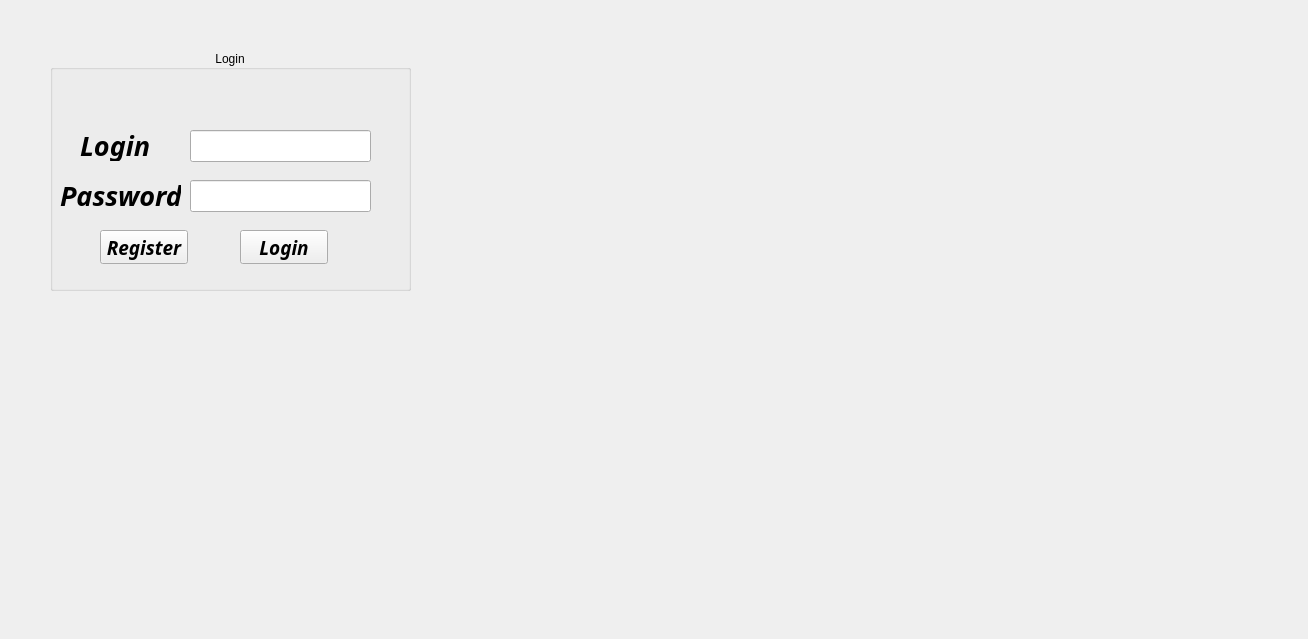
<?xml version="1.0" encoding="UTF-8"?>
<ui version="4.0">
 <class>Authentication</class>
 <widget class="QMainWindow" name="Authentication">
  <property name="geometry">
   <rect>
    <x>0</x>
    <y>0</y>
    <width>1308</width>
    <height>639</height>
   </rect>
  </property>
  <property name="windowTitle">
   <string>Authentication</string>
  </property>
  <property name="windowIcon">
   <iconset>
    <normaloff>:/images/images/iconRegistration.jpg</normaloff>:/images/images/iconRegistration.jpg</iconset>
  </property>
  <property name="styleSheet">
   <string notr="true">#centralwidget {

border-image: url(:/images/backgroundAunthetication.jpg);

}</string>
  </property>
  <widget class="QWidget" name="centralwidget">
   <widget class="QGroupBox" name="groupBox">
    <property name="geometry">
     <rect>
      <x>50</x>
      <y>50</y>
      <width>361</width>
      <height>241</height>
     </rect>
    </property>
    <property name="title">
     <string>Login</string>
    </property>
    <property name="alignment">
     <set>Qt::AlignCenter</set>
    </property>
    <widget class="QLabel" name="labelLogin">
     <property name="geometry">
      <rect>
       <x>30</x>
       <y>80</y>
       <width>81</width>
       <height>31</height>
      </rect>
     </property>
     <property name="font">
      <font>
       <family>STIX</family>
       <pointsize>20</pointsize>
       <weight>75</weight>
       <italic>true</italic>
       <bold>true</bold>
      </font>
     </property>
     <property name="cursor">
      <cursorShape>ArrowCursor</cursorShape>
     </property>
     <property name="text">
      <string>Login</string>
     </property>
    </widget>
    <widget class="QLineEdit" name="lineLogin">
     <property name="geometry">
      <rect>
       <x>140</x>
       <y>80</y>
       <width>181</width>
       <height>32</height>
      </rect>
     </property>
    </widget>
    <widget class="QLineEdit" name="linePassword">
     <property name="geometry">
      <rect>
       <x>140</x>
       <y>130</y>
       <width>181</width>
       <height>32</height>
      </rect>
     </property>
     <property name="echoMode">
      <enum>QLineEdit::Password</enum>
     </property>
    </widget>
    <widget class="QLabel" name="labelPassword">
     <property name="geometry">
      <rect>
       <x>10</x>
       <y>130</y>
       <width>121</width>
       <height>31</height>
      </rect>
     </property>
     <property name="font">
      <font>
       <family>STIX</family>
       <pointsize>20</pointsize>
       <weight>75</weight>
       <italic>true</italic>
       <bold>true</bold>
      </font>
     </property>
     <property name="cursor">
      <cursorShape>ArrowCursor</cursorShape>
     </property>
     <property name="text">
      <string>Password</string>
     </property>
    </widget>
    <widget class="QPushButton" name="buttonRegister">
     <property name="geometry">
      <rect>
       <x>50</x>
       <y>180</y>
       <width>88</width>
       <height>34</height>
      </rect>
     </property>
     <property name="font">
      <font>
       <family>STIX</family>
       <pointsize>14</pointsize>
       <weight>75</weight>
       <italic>true</italic>
       <bold>true</bold>
      </font>
     </property>
     <property name="text">
      <string>Register</string>
     </property>
    </widget>
    <widget class="QPushButton" name="buttonLogin">
     <property name="geometry">
      <rect>
       <x>190</x>
       <y>180</y>
       <width>88</width>
       <height>34</height>
      </rect>
     </property>
     <property name="font">
      <font>
       <family>STIX</family>
       <pointsize>14</pointsize>
       <weight>75</weight>
       <italic>true</italic>
       <bold>true</bold>
      </font>
     </property>
     <property name="text">
      <string>Login</string>
     </property>
    </widget>
   </widget>
  </widget>
 </widget>
 <resources/>
 <connections/>
</ui>
